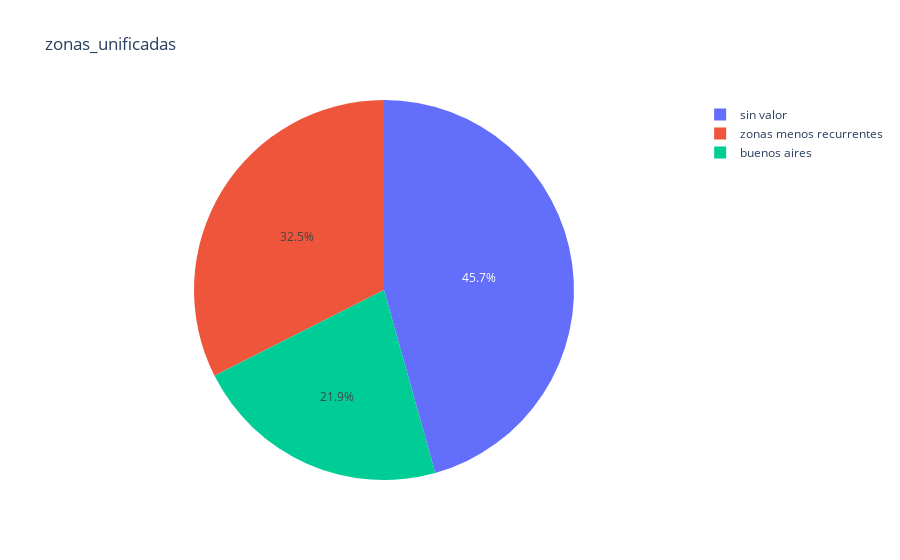

Notebook cell for this chart:
### Markdown cell above
* Exeptuando Buenos Aires, el resto de Provincias no contienen valores suficientes para aportar al modelo. 
* Considerando la relevancia de otras columnas en el conjunto de datos prefiero evitar sesgar al modelo inecesariamente, por lo cual dividire a zona_f en 3 valores.

### Code cell
top_3_zonas = df['zonas_unificadas'].value_counts().head(2).index

def agrupar_otras(valores, top3_zonas):
    if valores not in top3_zonas:
        return "zonas menos recurrentes"
    else:
        return valores
    
df['zonas_unificadas'] = df['zonas_unificadas'].apply(lambda x: agrupar_otras(x, top_3_zonas))

# Verificar el resultado
zf = df['zonas_unificadas'].value_counts()

fig_pie = px.pie(values=zf, names=zf.index, title="zonas_unificadas")
fig_pie.show()

### Figure 1 — Plotly figure (JSON) as saved in the notebook; plotly's stock layout.template omitted (floating-point values rounded to 4 significant figures)
{"data": [{"domain": {"x": [0, 1], "y": [0, 1]}, "hovertemplate": "label=%{label}<br>value=%{value}<extra></extra>", "labels": ["sin valor", "zonas menos recurrentes", "buenos aires"], "legendgroup": "", "name": "", "showlegend": true, "type": "pie", "values": [799, 568, 383]}], "layout": {"legend": {"tracegroupgap": 0}, "title": {"text": "zonas_unificadas"}}}
